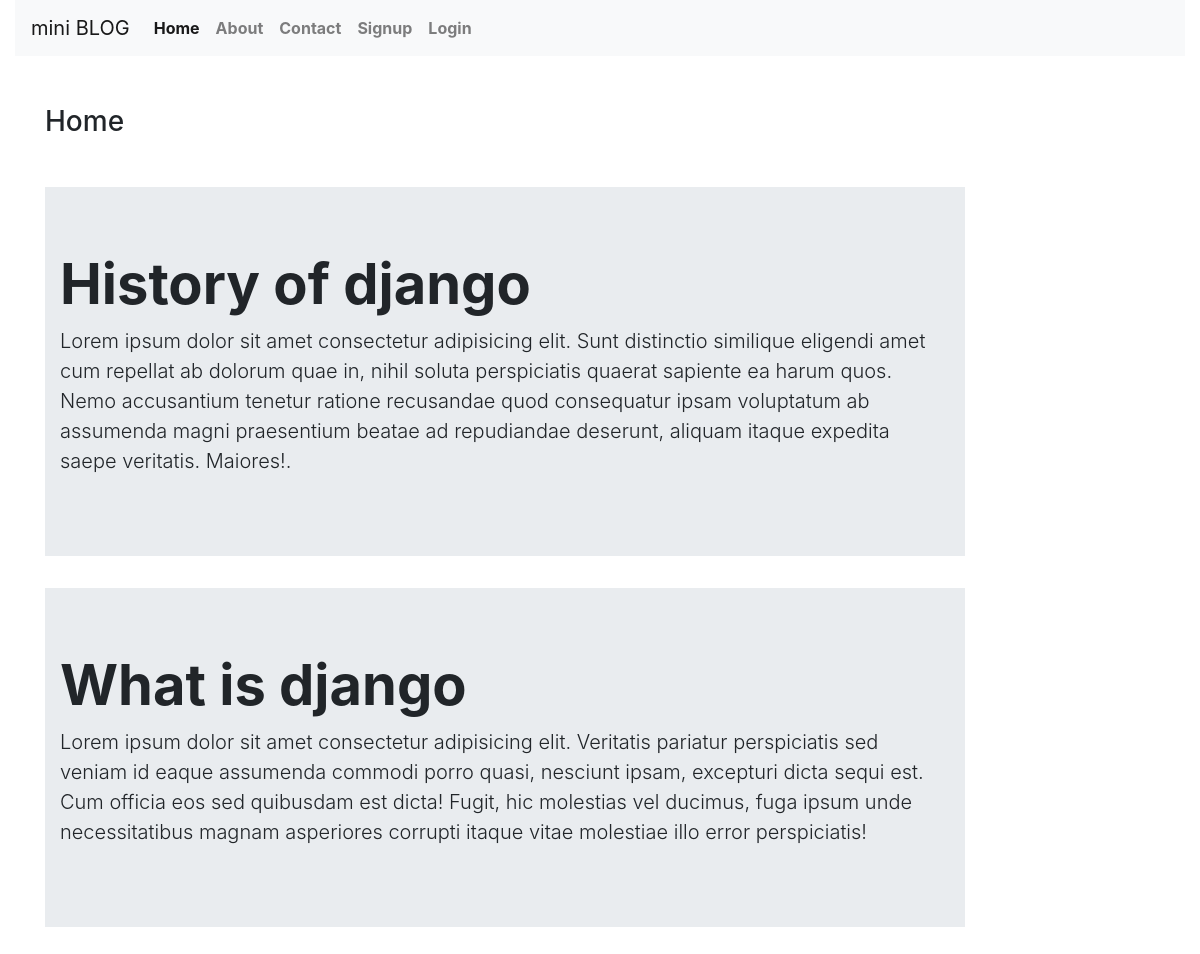
The page / on the database its author committed.
### blog/models.py (models this page shows)
class Post(models.Model):
    title = models.CharField(max_length=50)
    desc = models.TextField()

### blog/views.py (the view)
# urls.py: 2. Add a URL to urlpatterns:  path('', views.home, name='home')
def home(request):
    posts = Post.objects.all()
    return render(request,'blog/index.html',{'post':posts})

### blog/templates/blog/index.html
{% extends "blog/base.html" %}
{% load static %}
{% block content %}
<div class="col-sm-10 ">
  <h3 class="my-5">Home</h3>
  {% for post in post %}
  <div class="jumbotron jumbotron-fluid ">
    <div class="container ">
      <h1 class="display-4 font-weight-bold">{{post.title}}</h1>
      <p class="lead">{{post.desc}}</p>
    </div>
  </div>
  {% endfor %}
</div>
{% endblock content %}

### blog/static/blog/css/style.css (style rules this page uses)
* { padding: 0; margin: 0; }

### rows shown on the page
Post: title "History of django", desc "Lorem ipsum dolor sit amet consectetur adipisicing elit. Sunt distinctio similique eligendi amet cum repellat ab dolorum quae in, nihil soluta perspiciatis quaerat sapiente ea harum quos. Nemo accusantium tenetur ratione recusandae quod consequatur ipsam voluptatum ab assumenda magni praesentium beatae ad repudiandae deserunt, aliquam itaque expedita saepe veritatis. Maiores!."
Post: title "What is django", desc "Lorem ipsum dolor sit amet consectetur adipisicing elit. Veritatis pariatur perspiciatis sed veniam id eaque assumenda commodi porro quasi, nesciunt ipsam, excepturi dicta sequi est. Cum officia eos sed quibusdam est dicta! Fugit, hic molestias vel ducimus, fuga ipsum unde necessitatibus magnam asperiores corrupti itaque vitae molestiae illo error perspiciatis!"
